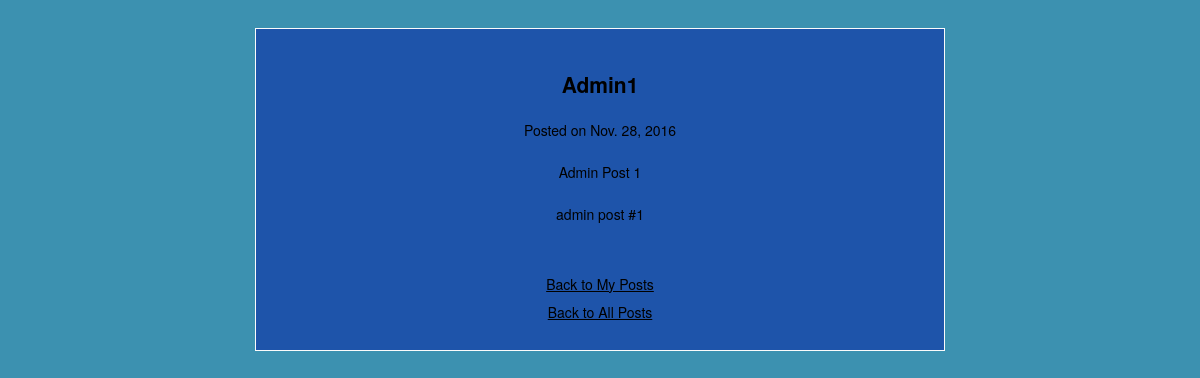
Page /24/ on the committed database.
### blog/models.py (models this page shows)
class Post(models.Model):
    title = models.CharField(max_length=255)
    slug = models.SlugField(unique=True, max_length=255)
    description = models.CharField(max_length=255)
    content = models.TextField()
    published = models.BooleanField(default=True)
    created = models.DateTimeField(auto_now_add=True)
    users_id = models.ForeignKey(User, models.SET_NULL, blank=True, null=True,)

### blog/views.py (the view)
# urls.py: url(r'^(?P<id>\d+)/', views.post, name='post'),
def post(request, id):
    post = Post.objects.get(id=id)
    return render(request, 'blog/post.html', {'post': post, 'user': request.user})

### netmag/templates/blog/post.html (shortened to what this page needs)
{% extends 'base.html' %}
{% load staticfiles %}
{% block content %}
<article>
    <header>
        <h1> {{post.title}} </h1>
        <p>
            Posted on
            <time datetime="{{post.created|date:"c"}}">
            {{post.created|date}}
            </time>
        </p>
    </header>
    <p class="description">
        {{post.description}}
    </p>
    <p>{{post.content|safe}}</p>
</article><br>
    <a href="{% url 'user_home' %}">Back to My Posts</a><br>
    <a href="{% url 'index' %}">Back to All Posts</a>
{% endblock %}

### netmag/static/style.css (style rules this page uses)
body { background-color: #3c91b0; color: #2e2e2e; margin: 0; padding: 0; font-size: 14px; line-height: 28px; font-family: 'Helvetica Neue', Helvetica, Arial, sans-serif; }
a, p, h1 { color: black; }

### rows in the picture
Post: title "Admin1", created "Nov. 28, 2016", description "Admin Post 1", content "admin post #1"
